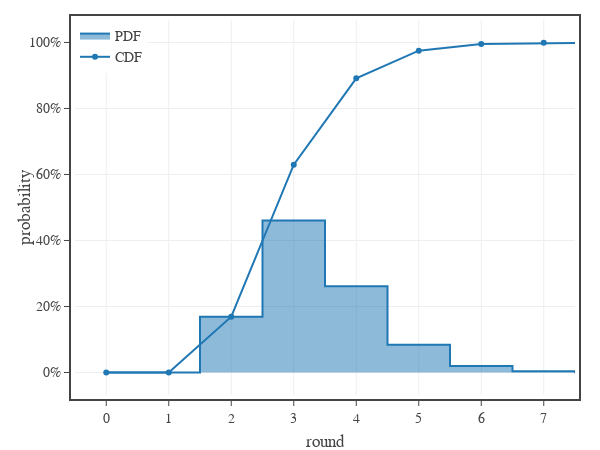

The notebook cell saved with this chart:
### Code cell
# Fig. 2: plots the damage distribution for an example combat encounter after two rounds of combat
combatants = [
    cp.Combatant(
        group='combatant 1',
        name='combatant 1',
        opponent='combatant 2',
        level=5,
        hit_points = 30,
        damage = [2 @ cp.attack(5, 1 @ d(6) + 4, 2 @ d(6) + 4).damage(12)],
    ),
    cp.Combatant(
        group='combatant 2',
        name='combatant 2',
        opponent='combatant 1',
        level=5,
        hit_points = 30,
        damage = [1 @ cp.attack(5, 1 @ d(8) + 5, 2 @ d(8) + 5).damage(12)],
    )
]
e = cp.Encounter(combatants, rounds=8)

# create figure
x_min = -1
#x_max = max([c.hit_points for c in combatants])
x_max = 8
fig = go.Figure(
    layout=go.Layout(
        template=tfb.FIG_TEMPLATE,
        xaxis=dict(
            title_text='round',
            range=[x_min+0.5,x_max-0.5],
            tick0=0, dtick=1,
            #minor=dict(tick0=0, dtick=5.0),
        ),
        yaxis=dict(
            title_text='probability',
            #range=[0,0.1],
            tickformat='.0%'
        ),
        legend=dict(
            xanchor='left', yanchor='top',
            x=0.00, y=1.00,
            orientation='v',
            tracegroupgap=0,
        )
    )
)
colors = iter(COLOR_LIST)
for group in ['combatant 1']:
    color = next(colors)
    t = [0] + [t['turn'] for t in e.turns if t['group'] == group]
    x = [0] + [t['round'] for t in e.turns if t['group'] == group]
    y = e.group_damage_pdf(group)
    y = [0] + [y[i] for i in range(len(e.turns)) if e.turns[i]['group'] == group]
    fig.add_trace(go.Scatter(
        x=x, 
        y=y,
        name=f'PDF',
        mode='lines',
        line_shape='hvh',
        line_color=color,
        fill='tozeroy',
        customdata=t,
        hoveron='points',
        hovertemplate=
            f'<b>PDF</b><br>'+
            'round %{x:.0f} (turn %{customdata:.0f})<br>'+
            'probability %{y:.1%}<extra></extra>',
    ))

    x = [0] + [t['round'] for t in e.turns if t['group'] == group]
    y = e.group_damage_cdf(group)
    y = [0] + [y[i] for i in range(len(e.turns)) if e.turns[i]['group'] == group]
    fig.add_trace(go.Scatter(
        x=x, 
        y=y,
        name=f'CDF',
        line_color=color,
        customdata=t,
        hovertemplate=
            f'<b>CDF</b><br>'+
            'round %{x:.0f} (turn %{customdata:.0f})<br>'+
            'probability %{y:.1%}<extra></extra>',
    ))

# show figure
fig.update_layout(width=600, height=450)
fig.show(config=tfb.FIG_CONFIG)

# save figures
if SAVEFIGS:
    fig.update_layout(autosize=True, width=None, height=None)
    tfb.save_fig_html(fig, format='large', name=f'./fig-example-dt-distribution-large')
    tfb.save_fig_html(fig, format='small', name=f'./fig-example-dt-distribution-small')

### Figure 1 — Plotly figure (JSON) as saved in the notebook; plotly's stock layout.template omitted (floating-point values rounded to 4 significant figures)
{"data": [{"customdata": [0, 1, 3, 5, 7, 9, 11, 13, 15], "fill": "tozeroy", "hoveron": "points", "hovertemplate": "<b>PDF</b><br>round %{x:.0f} (turn %{customdata:.0f})<br>probability %{y:.1%}<extra></extra>", "line": {"color": "#1f77b4", "shape": "hvh"}, "mode": "lines", "name": "PDF", "type": "scatter", "x": [0, 1, 2, 3, 4, 5, 6, 7, 8], "y": [0, 2.894e-05, 0.169, 0.4608, 0.2614, 0.08395, 0.02004, 0.003988, 0.0007012]}, {"customdata": [0, 1, 3, 5, 7, 9, 11, 13, 15], "hovertemplate": "<b>CDF</b><br>round %{x:.0f} (turn %{customdata:.0f})<br>probability %{y:.1%}<extra></extra>", "line": {"color": "#1f77b4"}, "name": "CDF", "type": "scatter", "x": [0, 1, 2, 3, 4, 5, 6, 7, 8], "y": [0, 2.894e-05, 0.169, 0.6298, 0.8912, 0.9751, 0.9952, 0.9992, 0.9999]}], "layout": {"height": 450, "legend": {"orientation": "v", "tracegroupgap": 0, "x": 0, "xanchor": "left", "y": 1, "yanchor": "top"}, "width": 600, "xaxis": {"dtick": 1, "range": [-0.5, 7.5], "tick0": 0, "title": {"text": "round"}}, "yaxis": {"tickformat": ".0%", "title": {"text": "probability"}}}}
